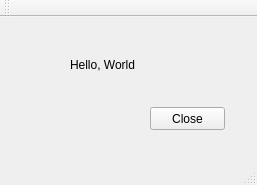
<?xml version="1.0" encoding="UTF-8"?>
<ui version="4.0">
 <class>MainWindow</class>
 <widget class="QMainWindow" name="MainWindow">
  <property name="geometry">
   <rect>
    <x>0</x>
    <y>0</y>
    <width>257</width>
    <height>185</height>
   </rect>
  </property>
  <property name="windowTitle">
   <string>MainWindow</string>
  </property>
  <widget class="QWidget" name="centralWidget">
   <widget class="QPushButton" name="pushButton">
    <property name="geometry">
     <rect>
      <x>150</x>
      <y>90</y>
      <width>75</width>
      <height>23</height>
     </rect>
    </property>
    <property name="text">
     <string>Close</string>
    </property>
   </widget>
   <widget class="QLabel" name="label">
    <property name="geometry">
     <rect>
      <x>70</x>
      <y>40</y>
      <width>91</width>
      <height>16</height>
     </rect>
    </property>
    <property name="text">
     <string>Hello, World</string>
    </property>
   </widget>
  </widget>
  <widget class="QMenuBar" name="menuBar">
   <property name="geometry">
    <rect>
     <x>0</x>
     <y>0</y>
     <width>257</width>
     <height>23</height>
    </rect>
   </property>
  </widget>
  <widget class="QToolBar" name="mainToolBar">
   <attribute name="toolBarArea">
    <enum>TopToolBarArea</enum>
   </attribute>
   <attribute name="toolBarBreak">
    <bool>false</bool>
   </attribute>
  </widget>
  <widget class="QStatusBar" name="statusBar"/>
 </widget>
 <layoutdefault spacing="6" margin="11"/>
 <resources/>
 <connections/>
</ui>
